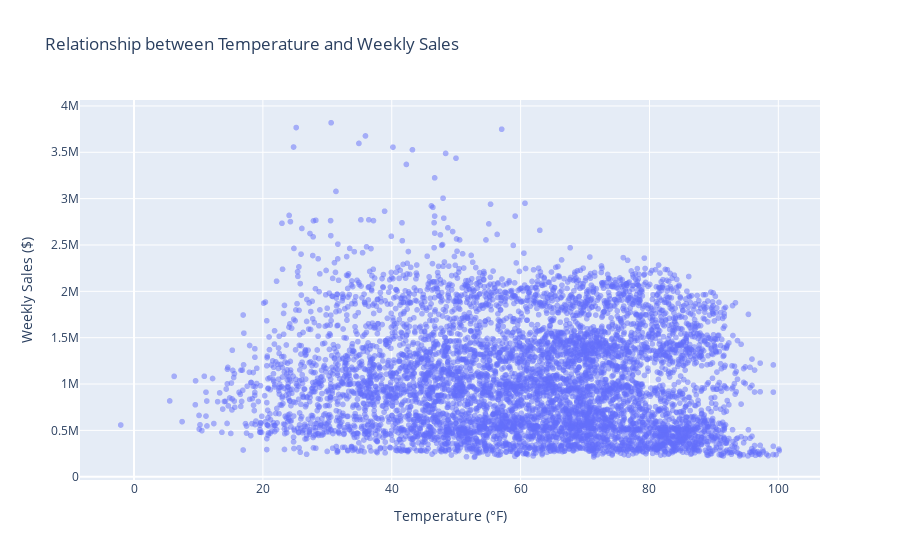

The notebook cell this image was saved under:
### Markdown cell above
Podemos graficar la relación entre esta variable y las ventas semanales así:

### Code cell
fig = px.scatter(df, x='Temperature', y='Weekly_Sales', 
                 title='Relationship between Temperature and Weekly Sales',
                 labels={'Temperature': 'Temperature (°F)', 'Weekly_Sales': 'Weekly Sales ($)'},
                 opacity=0.5)

fig.show()

### Figure 1 — Plotly figure (JSON) as saved in the notebook; plotly's stock layout.template omitted (floating-point values rounded to 4 significant figures; data arrays with more than 128 entries replaced by an {"elided": "..."} marker saying what was removed)
{"data": [{"hovertemplate": "Temperature (°F)=%{x}<br>Weekly Sales ($)=%{y}<extra></extra>", "legendgroup": "", "marker": {"color": "#636efa", "opacity": 0.5, "symbol": "circle"}, "mode": "markers", "name": "", "showlegend": false, "type": "scattergl", "x": {"elided": "6435 float values"}, "xaxis": "x", "y": {"elided": "6435 float values"}, "yaxis": "y"}], "layout": {"legend": {"tracegroupgap": 0}, "title": {"text": "Relationship between Temperature and Weekly Sales"}, "xaxis": {"anchor": "y", "domain": [0, 1], "title": {"text": "Temperature (°F)"}}, "yaxis": {"anchor": "x", "domain": [0, 1], "title": {"text": "Weekly Sales ($)"}}}}
